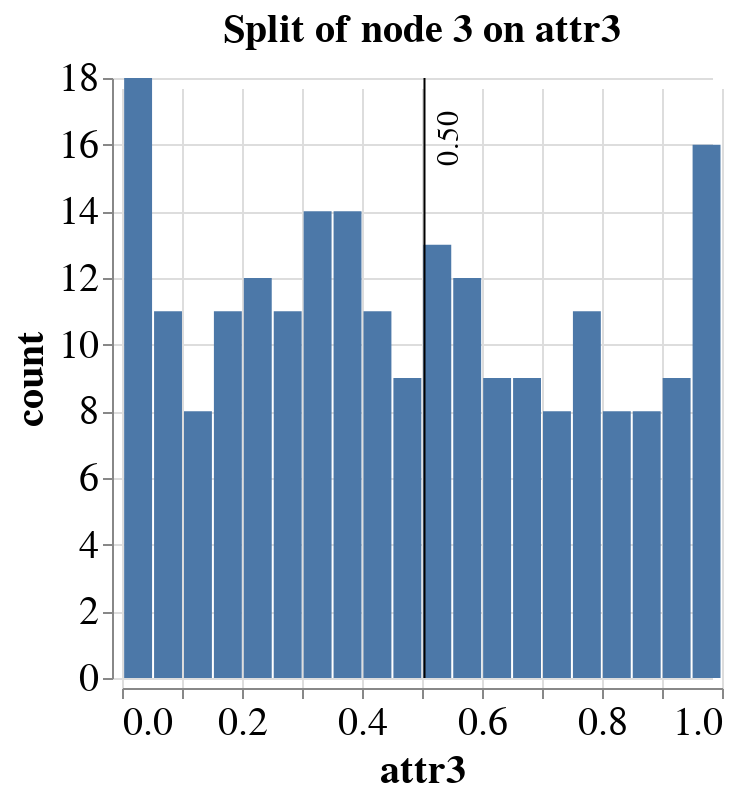

Notebook code cell kept with this figure:
### Markdown cell above
## In this tree the individual nodes have more precise plotting functionalities

### Code cell
vistree.get_node(3).plot_attribute_distribution(attribute_df, nb_of_bins = 20)

### Figure 1 — Vega-Lite specification as saved in the notebook (floating-point values rounded to 4 significant figures)
{"config": {"view": {"continuousWidth": 300, "continuousHeight": 300, "strokeWidth": 0}, "axis": {"grid": true, "labelFontSize": 20, "offset": 5, "titleFontSize": 20}, "legend": {"labelFontSize": 20, "titleFontSize": 20}, "title": {"fontSize": 20}}, "layer": [{"data": {"name": "data-3311c39413c91ccf712a9461e560c09f"}, "mark": {"type": "bar"}, "encoding": {"x": {"bin": "binned", "field": "lower_bound", "title": "attr3", "type": "quantitative"}, "x2": {"field": "upper_bound"}, "y": {"field": "value", "title": "count", "type": "quantitative"}}}, {"data": {"name": "data-7d461652eed349dbc2ab1fa629e73436"}, "mark": {"type": "rule"}, "encoding": {"x": {"field": "threshold", "type": "quantitative"}}}, {"data": {"name": "data-7d461652eed349dbc2ab1fa629e73436"}, "mark": {"type": "text", "align": "right", "angle": 270, "baseline": "top", "dy": 5, "fontSize": 15}, "encoding": {"text": {"field": "threshold", "format": ".2f", "type": "quantitative"}, "x": {"field": "threshold", "type": "quantitative"}, "y": {"value": 16.2}}}], "title": "Split of node 3 on attr3", "$schema": "https://vega.github.io/schema/vega-lite/v5.14.1.json", "datasets": {"data-3311c39413c91ccf712a9461e560c09f": [{"lower_bound": 0.0002418, "upper_bound": 0.05011, "value": 18}, {"lower_bound": 0.05011, "upper_bound": 0.09997, "value": 11}, {"lower_bound": 0.09997, "upper_bound": 0.1498, "value": 8}, {"lower_bound": 0.1498, "upper_bound": 0.1997, "value": 11}, {"lower_bound": 0.1997, "upper_bound": 0.2496, "value": 12}, {"lower_bound": 0.2496, "upper_bound": 0.2994, "value": 11}, {"lower_bound": 0.2994, "upper_bound": 0.3493, "value": 14}, {"lower_bound": 0.3493, "upper_bound": 0.3992, "value": 14}, {"lower_bound": 0.3992, "upper_bound": 0.449, "value": 11}, {"lower_bound": 0.449, "upper_bound": 0.4989, "value": 9}, {"lower_bound": 0.4989, "upper_bound": 0.5487, "value": 13}, {"lower_bound": 0.5487, "upper_bound": 0.5986, "value": 12}, {"lower_bound": 0.5986, "upper_bound": 0.6485, "value": 9}, {"lower_bound": 0.6485, "upper_bound": 0.6983, "value": 9}, {"lower_bound": 0.6983, "upper_bound": 0.7482, "value": 8}, {"lower_bound": 0.7482, "upper_bound": 0.7981, "value": 11}, {"lower_bound": 0.7981, "upper_bound": 0.8479, "value": 8}, {"lower_bound": 0.8479, "upper_bound": 0.8978, "value": 8}, {"lower_bound": 0.8978, "upper_bound": 0.9477, "value": 9}, {"lower_bound": 0.9477, "upper_bound": 0.9975, "value": 16}], "data-7d461652eed349dbc2ab1fa629e73436": [{"threshold": 0.5042}]}}
